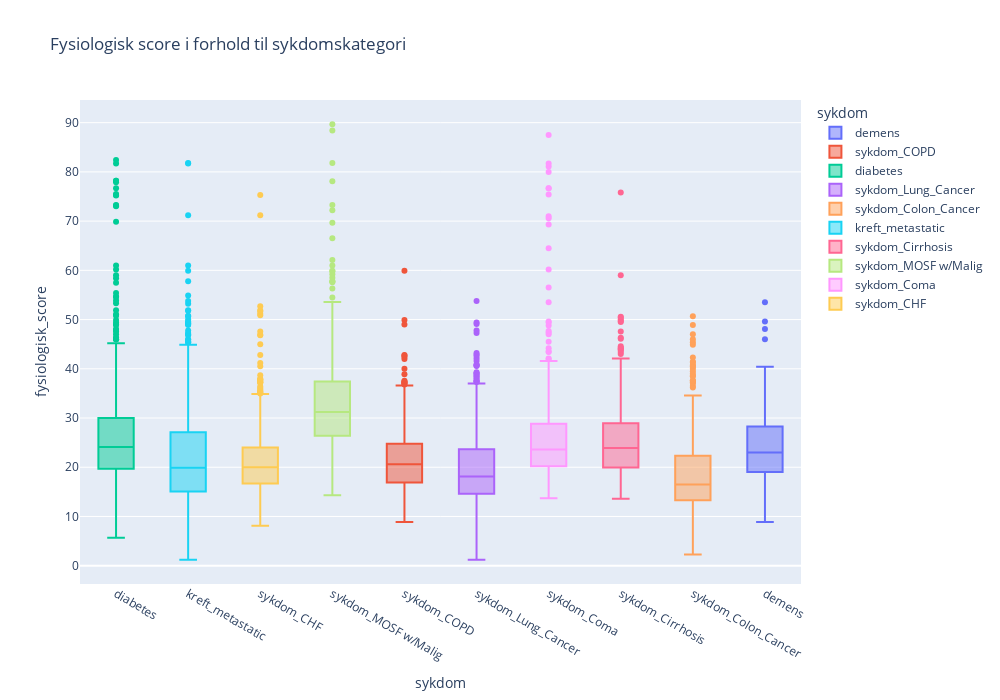

Source (notebook cell):
### Markdown cell above
##### Ser at det stemmer at sykdom ARF w sepsis er en sykdom som har tilfeller med høy fysiologisk score, som kan være med på at man er lengre på sykehus. Dette ser man har høy korrelasjon på korrelasjonen vi har laget lengre ned, at oppholdlengden øker med denne sykdommen.

### Code cell
#Sjekker oppholdslengde i forhold til hver sykdomskategori
# Ensure all columns in disease_cols exist in df
disease_cols = { 
       'kreft_metastatic', 'kreft_yes', 'sykdom_ARF/MOSF w/Sepsis',
       'sykdom_CHF', 'sykdom_COPD', 'sykdom_Cirrhosis', 'sykdom_Colon_Cancer',
       'sykdom_Coma', 'sykdom_Lung_Cancer', 'sykdom_MOSF w/Malig', 'diabetes', 
       'demens'
}
disease_cols = [col for col in disease_cols if col in train_df.columns]

# Smelter dataframen til et langt format
disease_melted = pd.melt(train_df, 
                         id_vars=['fysiologisk_score'], 
                         value_vars=disease_cols,
                         var_name='sykdom',
                         value_name='har_sykdom'
)
disease_melted = disease_melted[disease_melted['har_sykdom'] == True]

#Plotter oppholdslengde i forhold til sykdomskategori
fig = px.box(disease_melted, 
             x='sykdom', 
             y='fysiologisk_score',
             color='sykdom',
             title='Fysiologisk score i forhold til sykdomskategori',
             labels={'Fysiologisk score': 'Fysiologisk score', 'sykdom':'sykdom'},
             width=1000,
             height=700
)
fig.update_layout(xaxis={'categoryorder':'total descending'})

### Figure 1 — Plotly figure (JSON) as saved in the notebook; plotly's stock layout.template omitted (floating-point values rounded to 4 significant figures; data arrays with more than 128 entries replaced by an {"elided": "..."} marker saying what was removed)
{"data": [{"alignmentgroup": "True", "hovertemplate": "sykdom=%{x}<br>fysiologisk_score=%{y}<extra></extra>", "legendgroup": "demens", "marker": {"color": "#636efa"}, "name": "demens", "notched": false, "offsetgroup": "demens", "orientation": "v", "showlegend": true, "type": "box", "x": {"elided": "187 str values"}, "x0": " ", "xaxis": "x", "y": {"elided": "187 float values"}, "y0": " ", "yaxis": "y"}, {"alignmentgroup": "True", "hovertemplate": "sykdom=%{x}<br>fysiologisk_score=%{y}<extra></extra>", "legendgroup": "sykdom_COPD", "marker": {"color": "#EF553B"}, "name": "sykdom_COPD", "notched": false, "offsetgroup": "sykdom_COPD", "orientation": "v", "showlegend": true, "type": "box", "x": {"elided": "571 str values"}, "x0": " ", "xaxis": "x", "y": {"elided": "571 float values"}, "y0": " ", "yaxis": "y"}, {"alignmentgroup": "True", "hovertemplate": "sykdom=%{x}<br>fysiologisk_score=%{y}<extra></extra>", "legendgroup": "diabetes", "marker": {"color": "#00cc96"}, "name": "diabetes", "notched": false, "offsetgroup": "diabetes", "orientation": "v", "showlegend": true, "type": "box", "x": {"elided": "1077 str values"}, "x0": " ", "xaxis": "x", "y": {"elided": "1077 float values"}, "y0": " ", "yaxis": "y"}, {"alignmentgroup": "True", "hovertemplate": "sykdom=%{x}<br>fysiologisk_score=%{y}<extra></extra>", "legendgroup": "sykdom_Lung_Cancer", "marker": {"color": "#ab63fa"}, "name": "sykdom_Lung_Cancer", "notched": false, "offsetgroup": "sykdom_Lung_Cancer", "orientation": "v", "showlegend": true, "type": "box", "x": {"elided": "557 str values"}, "x0": " ", "xaxis": "x", "y": {"elided": "557 float values"}, "y0": " ", "yaxis": "y"}, {"alignmentgroup": "True", "hovertemplate": "sykdom=%{x}<br>fysiologisk_score=%{y}<extra></extra>", "legendgroup": "sykdom_Colon_Cancer", "marker": {"color": "#FFA15A"}, "name": "sykdom_Colon_Cancer", "notched": false, "offsetgroup": "sykdom_Colon_Cancer", "orientation": "v", "showlegend": true, "type": "box", "x": {"elided": "292 str values"}, "x0": " ", "xaxis": "x", "y": {"elided": "292 float values"}, "y0": " ", "yaxis": "y"}, {"alignmentgroup": "True", "hovertemplate": "sykdom=%{x}<br>fysiologisk_score=%{y}<extra></extra>", "legendgroup": "kreft_metastatic", "marker": {"color": "#19d3f3"}, "name": "kreft_metastatic", "notched": false, "offsetgroup": "kreft_metastatic", "orientation": "v", "showlegend": true, "type": "box", "x": {"elided": "1113 str values"}, "x0": " ", "xaxis": "x", "y": {"elided": "1113 float values"}, "y0": " ", "yaxis": "y"}, {"alignmentgroup": "True", "hovertemplate": "sykdom=%{x}<br>fysiologisk_score=%{y}<extra></extra>", "legendgroup": "sykdom_Cirrhosis", "marker": {"color": "#FF6692"}, "name": "sykdom_Cirrhosis", "notched": false, "offsetgroup": "sykdom_Cirrhosis", "orientation": "v", "showlegend": true, "type": "box", "x": {"elided": "285 str values"}, "x0": " ", "xaxis": "x", "y": {"elided": "285 float values"}, "y0": " ", "yaxis": "y"}, {"alignmentgroup": "True", "hovertemplate": "sykdom=%{x}<br>fysiologisk_score=%{y}<extra></extra>", "legendgroup": "sykdom_MOSF w/Malig", "marker": {"color": "#B6E880"}, "name": "sykdom_MOSF w/Malig", "notched": false, "offsetgroup": "sykdom_MOSF w/Malig", "orientation": "v", "showlegend": true, "type": "box", "x": {"elided": "436 str values"}, "x0": " ", "xaxis": "x", "y": {"elided": "436 float values"}, "y0": " ", "yaxis": "y"}, {"alignmentgroup": "True", "hovertemplate": "sykdom=%{x}<br>fysiologisk_score=%{y}<extra></extra>", "legendgroup": "sykdom_Coma", "marker": {"color": "#FF97FF"}, "name": "sykdom_Coma", "notched": false, "offsetgroup": "sykdom_Coma", "orientation": "v", "showlegend": true, "type": "box", "x": {"elided": "373 str values"}, "x0": " ", "xaxis": "x", "y": {"elided": "373 float values"}, "y0": " ", "yaxis": "y"}, {"alignmentgroup": "True", "hovertemplate": "sykdom=%{x}<br>fysiologisk_score=%{y}<extra></extra>", "legendgroup": "sykdom_CHF", "marker": {"color": "#FECB52"}, "name": "sykdom_CHF", "notched": false, "offsetgroup": "sykdom_CHF", "orientation": "v", "showlegend": true, "type": "box", "x": {"elided": "799 str values"}, "x0": " ", "xaxis": "x", "y": {"elided": "799 float values"}, "y0": " ", "yaxis": "y"}], "layout": {"boxmode": "overlay", "height": 700, "legend": {"title": {"text": "sykdom"}, "tracegroupgap": 0}, "title": {"text": "Fysiologisk score i forhold til sykdomskategori"}, "width": 1000, "xaxis": {"anchor": "y", "categoryarray": ["demens", "sykdom_COPD", "diabetes", "sykdom_Lung_Cancer", "sykdom_Colon_Cancer", "kreft_metastatic", "sykdom_Cirrhosis", "sykdom_MOSF w/Malig", "sykdom_Coma", "sykdom_CHF"], "categoryorder": "total descending", "domain": [0, 1], "title": {"text": "sykdom"}}, "yaxis": {"anchor": "x", "domain": [0, 1], "title": {"text": "fysiologisk_score"}}}}
